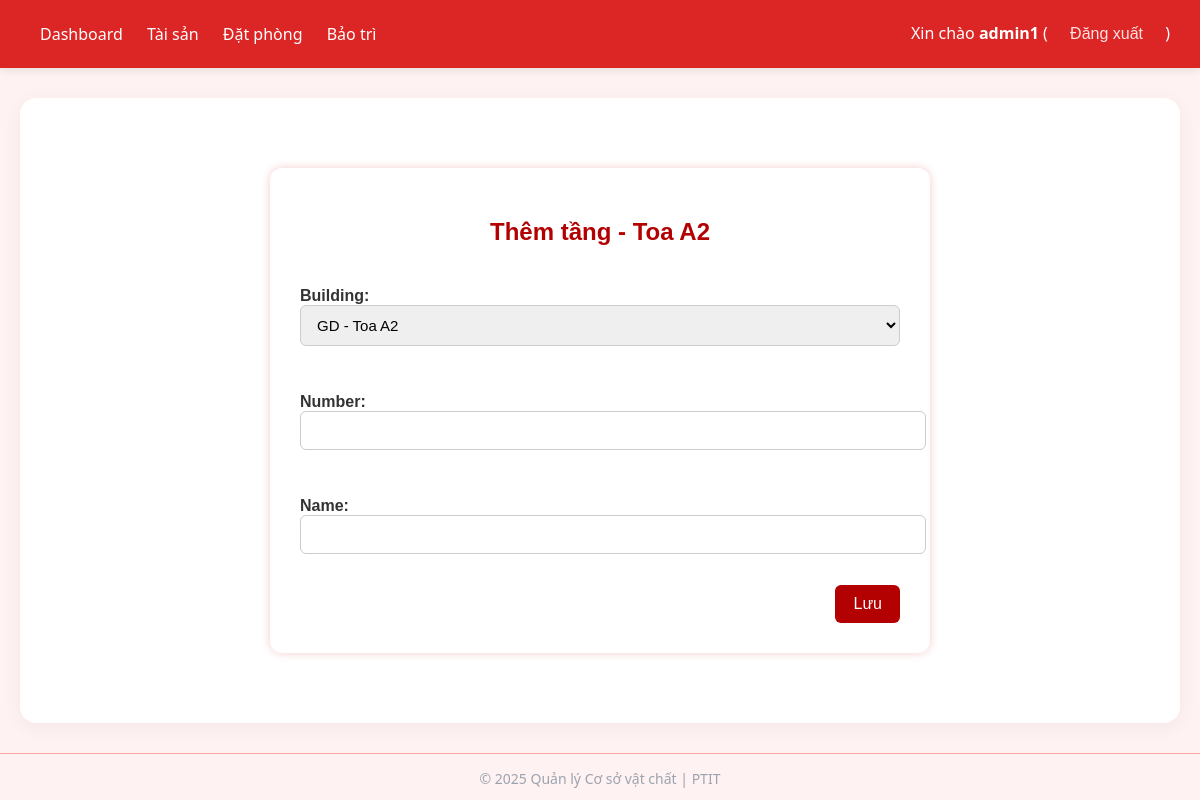
The page /buildings/1/floors/create/ (signed in) on the database as committed earlier.
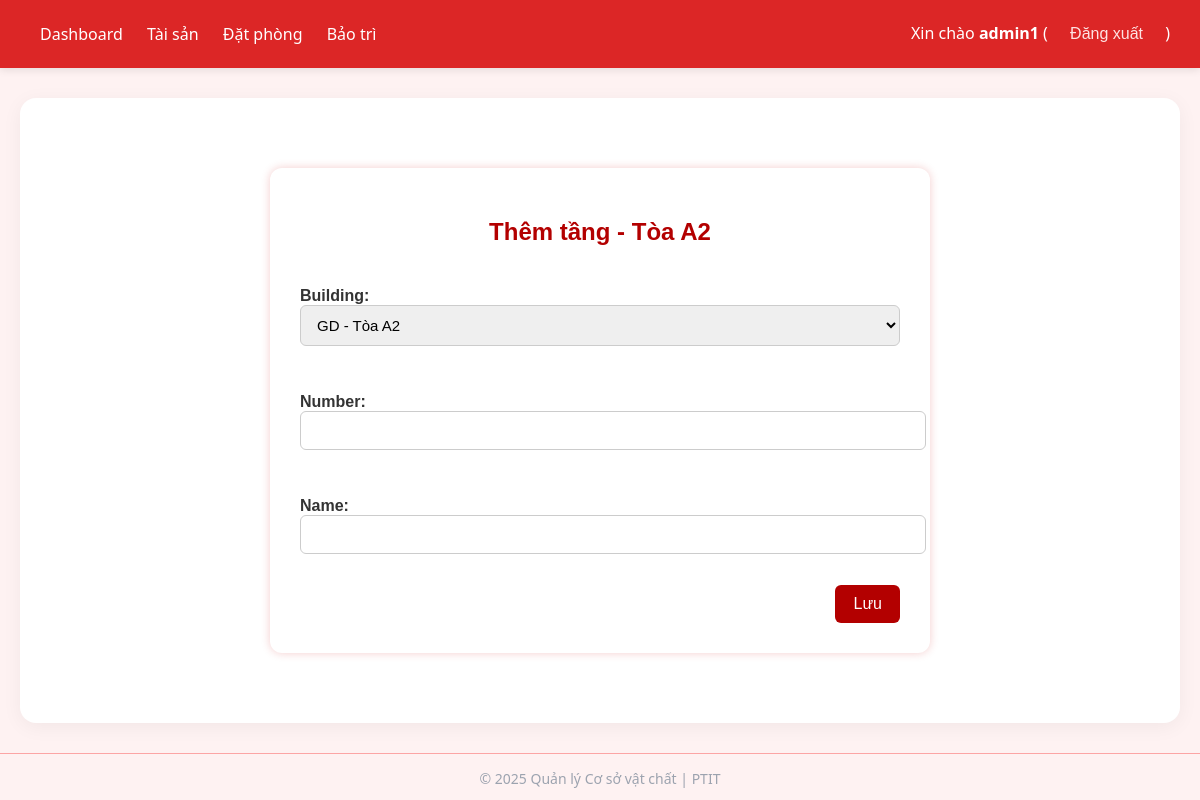
The same page on the database as committed later.
### core/models.py (models this page shows)
class Building(models.Model):
    code = models.CharField(max_length=50, unique=True)
    name = models.CharField(max_length=200)
    description = models.TextField(blank=True)
    def __str__(self):
        return f"{self.code} - {self.name}"

### core/views.py (the view)
# urls.py: path('buildings/<int:building_pk>/floors/create/', views.floor_create, name='floor_create'),
@login_required
@user_passes_test(is_admin)
def floor_create(request, building_pk):
    building = get_object_or_404(Building, pk=building_pk)
    if request.method == 'POST':
        form = FloorForm(request.POST)
        if form.is_valid():
            form.save()
            return redirect('building_detail', pk=building_pk)
    else:
        form = FloorForm(initial={'building': building})
    return render(request, 'core/floor_form.html', {'form': form, 'building': building})

### core/forms.py
class FloorForm(forms.ModelForm):
    class Meta:
        model = Floor
        fields = ['building', 'number', 'name']

### core/views.py (called while the page is built)
def is_admin(user):
    return user.is_superuser

### templates/core/floor_form.html (shortened to what this page needs)
{% extends 'core/base.html' %}
{% block content %}
<div class="form-container">
  <h2>{% if floor %}Sửa tầng{% else %}Thêm tầng{% endif %} - {{ building.name }}</h2>
  <form method="post">
    {{ form.as_p }}
    <button type="submit">Lưu</button>
  </form>
</div>
{% endblock %}

Rows that differ between the two databases and show on the page:
changed Building: name "Toa A2" → "Tòa A2"
Other text that changed with them:
form field building: "GD - Toa A2" → "GD - Tòa A2"
